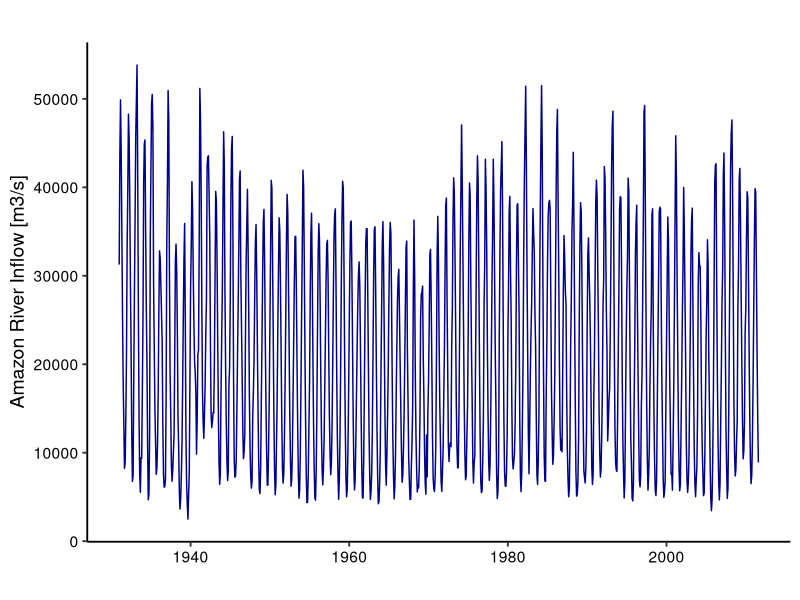
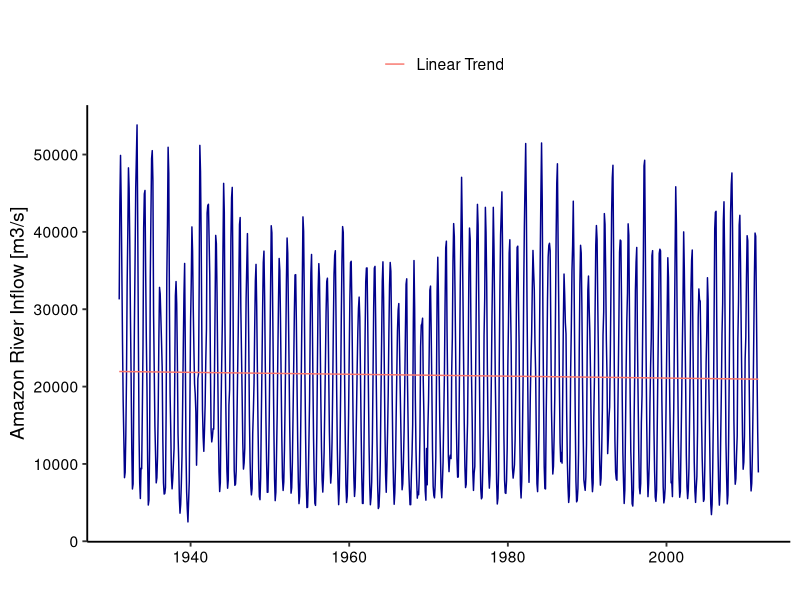
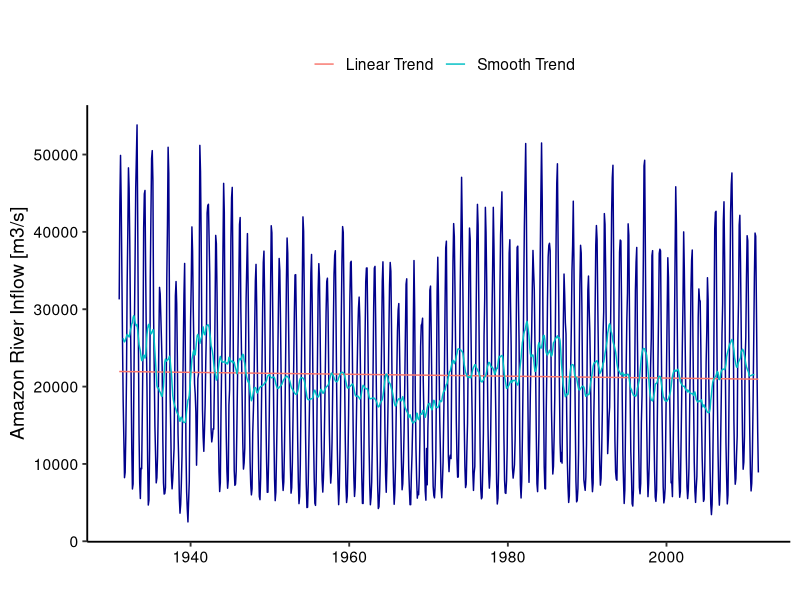
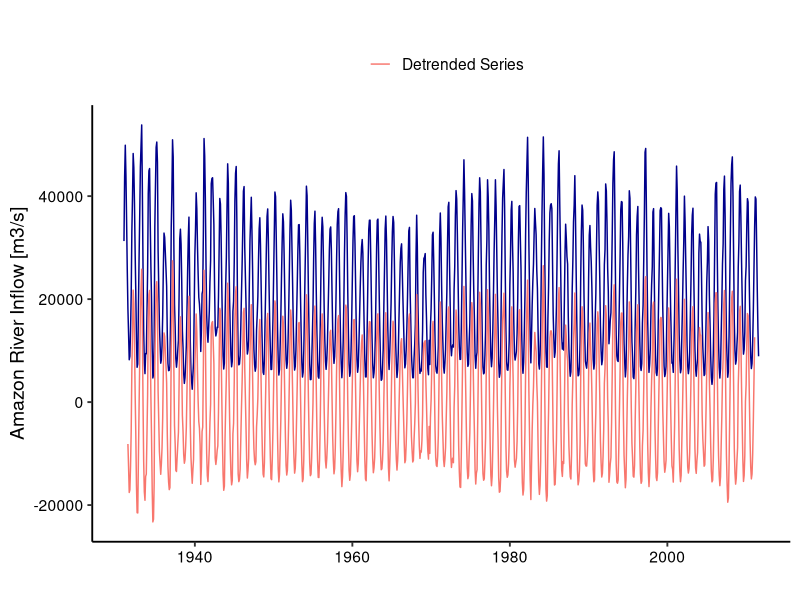
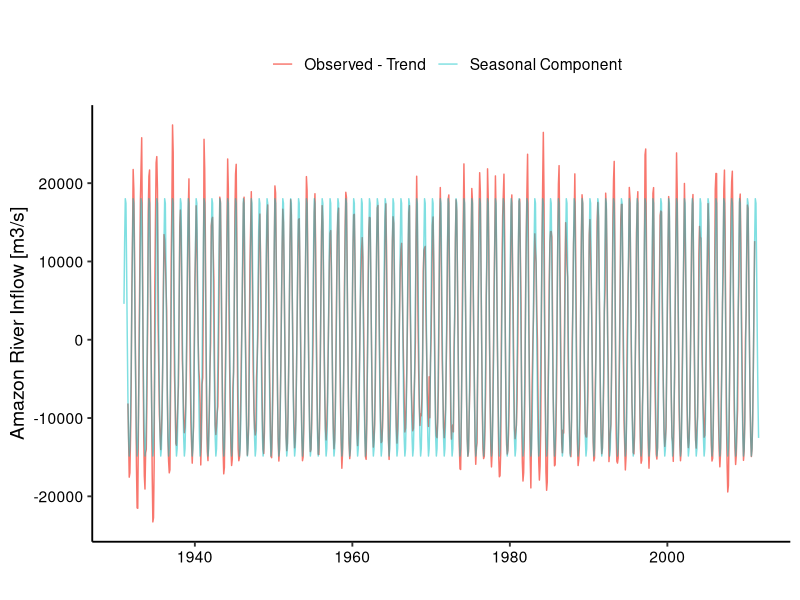
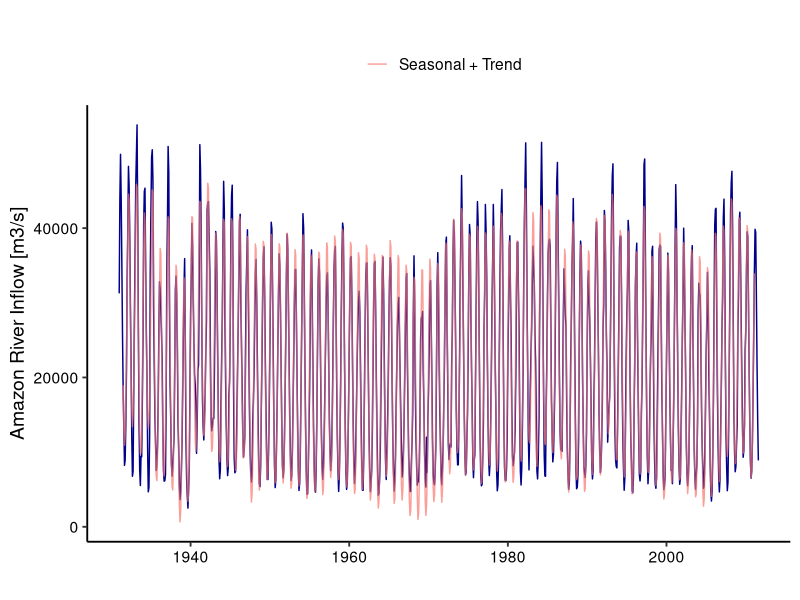
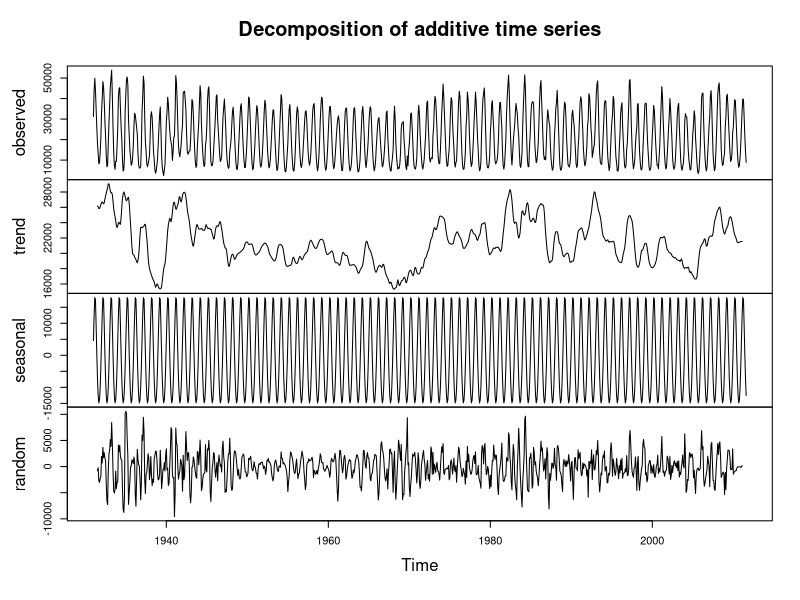
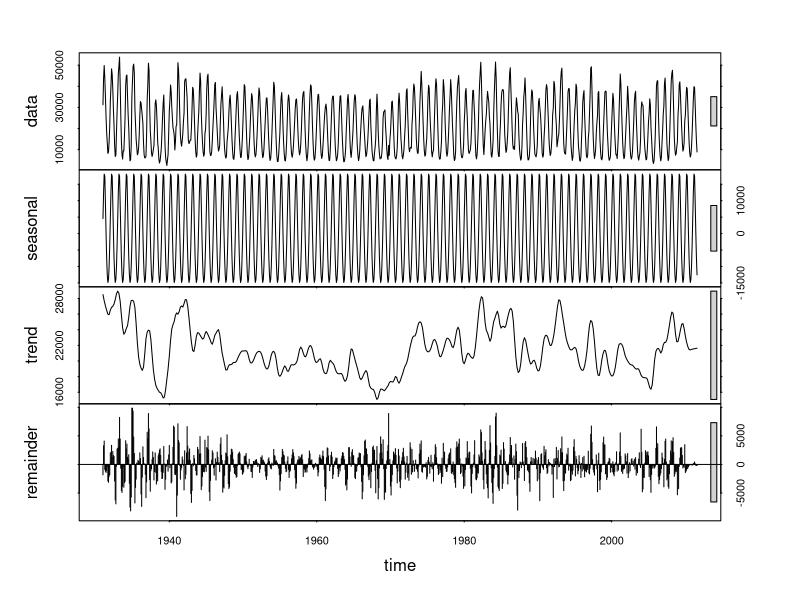

The R script that drew these images, in order:
## ---- chunk 1
library(tidyverse)
library(lubridate)
library(forecast)

mytheme <- theme_classic(base_size = 14) +
  theme(axis.text = element_text(color = "black"), 
        legend.position = "top") 
theme_set(mytheme)
## ---- chunk 2

#Importing time series data from csv file#
original_data <- read.csv("./Data/Processed/AmazonInflow.csv")

nobs <- nrow(original_data)
head(original_data,10)

## ---- chunk 3
year1 <- year(original_data$Date[1])
month1 <- month(original_data$Date[1])
ts_original_data <- ts(original_data$Amazon.River,start=c(year1,month1),frequency=12) 
ts_original_data
## ---- chunk 4

autoplot(ts_original_data, color="darkblue") +
    ylab("Amazon River Inflow [m3/s]") +
    xlab("")
  

## ---- chunk 5
#create vector t
t <- c(1:nobs)

#combine t and original into one data frame
data <- data.frame("t"=t,"original"=original_data$Amazon.River)

#Fit a linear trend to TS, lm function needs a data frame object
linear_trend_model=lm(original~t,data)  
summary(linear_trend_model)

#first coefficient is the intercept term or beta0
beta0=as.numeric(linear_trend_model$coefficients[1])  

#second coefficient is the slope or beta1
beta1=as.numeric(linear_trend_model$coefficients[2])  

## ---- chunk 6
#create linear trend series
linear_trend <- (beta0+beta1*t)
ts_linear_trend <- ts(linear_trend,start=c(year1,month1),frequency=12) 

#visualize the trend on observed data
autoplot(ts_original_data, color="darkblue") +
  autolayer(ts_linear_trend,series="Linear Trend") +
  ylab("Amazon River Inflow [m3/s]") +
  xlab("") +
  labs(color="")

## ---- chunk 7

order <- 6 #frequency = 12
smooth_trend <- array(NA,nobs)
for(t in (order+1):(nobs)){
  smooth_trend[t] = mean(original_data$Amazon.River[(t-order+1):(t+order)])
}
  
ts_smooth_trend <- ts(smooth_trend,start=c(year1,month1),frequency=12) 

autoplot(ts_original_data, col="darkblue") +
  autolayer(ts_linear_trend,series="Linear Trend" ) +
  autolayer(ts_smooth_trend,series="Smooth Trend" ) +
  ylab("Amazon River Inflow [m3/s]") +
  xlab("") +
  labs(color="")

## ---- chunk 8
#Create detrended series from linear trend
detrend_linear <- original_data$Amazon.River-(beta0+beta1*data$t)   
year1 <- year(original_data$Date[1])
month1 <- month(original_data$Date[1])
ts_detrend_linear <- ts(detrend_linear,start=c(year1,month1),frequency=12) 

#Create detrended series from rolling average trend - that the we will use
detrend_smooth <- original_data$Amazon.River - smooth_trend
ts_detrend_smooth <- ts_original_data-ts_smooth_trend

autoplot(ts_original_data, col="darkblue") +
  autolayer(ts_detrend_smooth,series="Detrended Series" ) +
  ylab("Amazon River Inflow [m3/s]") +
  xlab("") +
  labs(color="")
## ---- chunk 9
#First create the seasonal dummies
dummies <- seasonaldummy(ts_detrend_smooth)  #this function only accepts ts object

#Then fit a linear model to the seasonal dummies
seas_means_model=lm(detrend_smooth~dummies)
summary(seas_means_model)

#Look at the regression coefficient. These will be the values of Beta

#Store regression coefficients
beta_int=seas_means_model$coefficients[1]
beta_coeff=seas_means_model$coefficients[2:12]



## ---- chunk 10
#compute seasonal component
seas_component=array(0,nobs)
for(i in 1:nobs){
  seas_component[i]=(beta_int+beta_coeff%*%dummies[i,])
}

#Transform into a ts object
ts_seasonal_component <- ts(seas_component,start=c(year1,month1),frequency=12) 

#Understanding what we did
autoplot(ts_detrend_smooth,series="Observed - Trend") +
  autolayer(ts_seasonal_component,series="Seasonal Component",alpha=0.5) +
  ylab("Amazon River Inflow [m3/s]") +
  xlab("") +
  labs(color="")

## ---- chunk 11
#Create seasonal + trend object
ts_seasonal_trend <- ts_seasonal_component + ts_smooth_trend 

#Understanding what we did
autoplot(ts_original_data, color="darkblue") +
  autolayer(ts_seasonal_trend,series="Seasonal + Trend", alpha=0.7) +
  ylab("Amazon River Inflow [m3/s]") +
  xlab("") +
  labs(color="")

## ---- chunk 12
decompose <- decompose(ts_original_data) 
plot(decompose)

## ---- chunk 13
decompose <- stl(ts_original_data,s.window="periodic")
plot(decompose)
## ---- chunk 14
fit <- stl(ts_original_data,s.window="periodic")

original_forecast <- forecast(fit, h=48)

autoplot(original_forecast) + 
  ylab("Amazon River Inflow [m3/s]") + 
  ggtitle("Forecast with Seasonal Trend Model")

